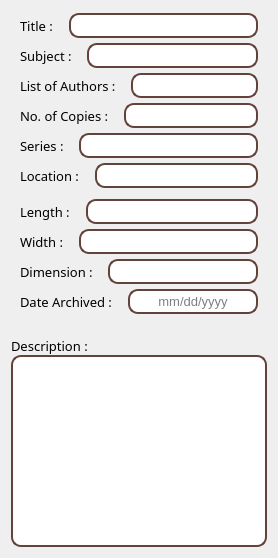
     <widget class="QWidget" name="tab_6">
      <attribute name="title">
       <string>Audiobook</string>
      </attribute>
      <layout class="QVBoxLayout" name="verticalLayout_14">
       <item>
        <widget class="QWidget" name="widget_45" native="true">
         <layout class="QVBoxLayout" name="verticalLayout_13">
          <property name="spacing">
           <number>0</number>
          </property>
          <property name="leftMargin">
           <number>0</number>
          </property>
          <property name="topMargin">
           <number>0</number>
          </property>
          <property name="rightMargin">
           <number>0</number>
          </property>
          <property name="bottomMargin">
           <number>0</number>
          </property>
          <item>
           <widget class="QWidget" name="widget_46" native="true">
            <property name="minimumSize">
             <size>
              <width>0</width>
              <height>30</height>
             </size>
            </property>
            <property name="maximumSize">
             <size>
              <width>16777215</width>
              <height>30</height>
             </size>
            </property>
            <property name="baseSize">
             <size>
              <width>0</width>
              <height>0</height>
             </size>
            </property>
            <layout class="QHBoxLayout" name="horizontalLayout_34">
             <property name="spacing">
              <number>12</number>
             </property>
             <property name="topMargin">
              <number>0</number>
             </property>
             <property name="bottomMargin">
              <number>0</number>
             </property>
             <item>
              <widget class="QLabel" name="label_29">
               <property name="font">
                <font>
                 <family>Segoe UI Semibold</family>
                 <pointsize>10</pointsize>
                </font>
               </property>
               <property name="text">
                <string>Title : </string>
               </property>
              </widget>
             </item>
             <item>
              <widget class="QLineEdit" name="audiobook_title">
               <property name="minimumSize">
                <size>
                 <width>0</width>
                 <height>25</height>
                </size>
               </property>
               <property name="maximumSize">
                <size>
                 <width>16777215</width>
                 <height>25</height>
                </size>
               </property>
               <property name="font">
                <font>
                 <family>Segoe UI</family>
                 <pointsize>10</pointsize>
                 <weight>50</weight>
                 <bold>false</bold>
                </font>
               </property>
               <property name="styleSheet">
                <string notr="true">background-color: rgb(255, 255, 255);
border : 2 solid rgb(99, 66, 60);
border-radius : 10;</string>
               </property>
               <property name="echoMode">
                <enum>QLineEdit::Normal</enum>
               </property>
               <property name="alignment">
                <set>Qt::AlignCenter</set>
               </property>
               <property name="placeholderText">
                <string/>
               </property>
              </widget>
             </item>
            </layout>
           </widget>
          </item>
          <item>
           <widget class="QWidget" name="widget_47" native="true">
            <property name="minimumSize">
             <size>
              <width>0</width>
              <height>30</height>
             </size>
            </property>
            <property name="maximumSize">
             <size>
              <width>16777215</width>
              <height>30</height>
             </size>
            </property>
            <property name="baseSize">
             <size>
              <width>0</width>
              <height>0</height>
             </size>
            </property>
            <layout class="QHBoxLayout" name="horizontalLayout_35">
             <property name="spacing">
              <number>12</number>
             </property>
             <property name="topMargin">
              <number>0</number>
             </property>
             <property name="bottomMargin">
              <number>0</number>
             </property>
             <item>
              <widget class="QLabel" name="label_30">
               <property name="font">
                <font>
                 <family>Segoe UI Semibold</family>
                 <pointsize>10</pointsize>
                </font>
               </property>
               <property name="text">
                <string>Subject : </string>
               </property>
              </widget>
             </item>
             <item>
              <widget class="QLineEdit" name="audiobook_subject">
               <property name="minimumSize">
                <size>
                 <width>0</width>
                 <height>25</height>
                </size>
               </property>
               <property name="maximumSize">
                <size>
                 <width>16777215</width>
                 <height>25</height>
                </size>
               </property>
               <property name="font">
                <font>
                 <family>Segoe UI</family>
                 <pointsize>10</pointsize>
                 <weight>50</weight>
                 <bold>false</bold>
                </font>
               </property>
               <property name="styleSheet">
                <string notr="true">background-color: rgb(255, 255, 255);
border : 2 solid rgb(99, 66, 60);
border-radius : 10;</string>
               </property>
               <property name="echoMode">
                <enum>QLineEdit::Normal</enum>
               </property>
               <property name="alignment">
                <set>Qt::AlignCenter</set>
               </property>
               <property name="placeholderText">
                <string/>
               </property>
              </widget>
             </item>
            </layout>
           </widget>
          </item>
          <item>
           <widget class="QWidget" name="widget_49" native="true">
            <property name="minimumSize">
             <size>
              <width>0</width>
              <height>30</height>
             </size>
            </property>
            <property name="maximumSize">
             <size>
              <width>16777215</width>
              <height>30</height>
             </size>
            </property>
            <property name="baseSize">
             <size>
              <width>0</width>
              <height>0</height>
             </size>
            </property>
            <layout class="QHBoxLayout" name="horizontalLayout_37">
             <property name="spacing">
              <number>12</number>
             </property>
             <property name="topMargin">
              <number>0</number>
             </property>
             <property name="bottomMargin">
              <number>0</number>
             </property>
             <item>
              <widget class="QLabel" name="label_51">
               <property name="font">
                <font>
                 <family>Segoe UI Semibold</family>
                 <pointsize>10</pointsize>
                </font>
               </property>
               <property name="text">
                <string>List of Authors : </string>
               </property>
              </widget>
             </item>
             <item>
              <widget class="QLineEdit" name="audiobook_author_list">
               <property name="minimumSize">
                <size>
                 <width>0</width>
                 <height>25</height>
                </size>
               </property>
               <property name="maximumSize">
                <size>
                 <width>16777215</width>
                 <height>25</height>
                </size>
               </property>
               <property name="font">
                <font>
                 <family>Segoe UI</family>
                 <pointsize>10</pointsize>
                 <weight>50</weight>
                 <bold>false</bold>
                </font>
               </property>
               <property name="styleSheet">
                <string notr="true">background-color: rgb(255, 255, 255);
border : 2 solid rgb(99, 66, 60);
border-radius : 10;</string>
               </property>
               <property name="echoMode">
                <enum>QLineEdit::Normal</enum>
               </property>
               <property name="alignment">
                <set>Qt::AlignCenter</set>
               </property>
               <property name="placeholderText">
                <string/>
               </property>
              </widget>
             </item>
            </layout>
           </widget>
          </item>
          <item>
           <widget class="QWidget" name="widget_50" native="true">
            <property name="minimumSize">
             <size>
              <width>0</width>
              <height>30</height>
             </size>
            </property>
            <property name="maximumSize">
             <size>
              <width>16777215</width>
              <height>30</height>
             </size>
            </property>
            <property name="baseSize">
             <size>
              <width>0</width>
              <height>0</height>
             </size>
            </property>
            <layout class="QHBoxLayout" name="horizontalLayout_38">
             <property name="spacing">
              <number>12</number>
             </property>
             <property name="topMargin">
              <number>0</number>
             </property>
             <property name="bottomMargin">
              <number>0</number>
             </property>
             <item>
              <widget class="QLabel" name="label_52">
               <property name="font">
                <font>
                 <family>Segoe UI Semibold</family>
                 <pointsize>10</pointsize>
                </font>
               </property>
               <property name="text">
                <string>No. of Copies : </string>
               </property>
              </widget>
             </item>
             <item>
              <widget class="QLineEdit" name="audiobook_number_of_copies">
               <property name="minimumSize">
                <size>
                 <width>0</width>
                 <height>25</height>
                </size>
               </property>
               <property name="maximumSize">
                <size>
                 <width>16777215</width>
                 <height>25</height>
                </size>
               </property>
               <property name="font">
                <font>
                 <family>Segoe UI</family>
                 <pointsize>10</pointsize>
                 <weight>50</weight>
                 <bold>false</bold>
                </font>
               </property>
               <property name="styleSheet">
                <string notr="true">background-color: rgb(255, 255, 255);
border : 2 solid rgb(99, 66, 60);
border-radius : 10;</string>
               </property>
               <property name="echoMode">
                <enum>QLineEdit::Normal</enum>
               </property>
               <property name="alignment">
                <set>Qt::AlignCenter</set>
               </property>
               <property name="placeholderText">
                <string/>
               </property>
              </widget>
             </item>
            </layout>
           </widget>
          </item>
          <item>
           <widget class="QWidget" name="widget_51" native="true">
            <property name="minimumSize">
             <size>
              <width>0</width>
              <height>30</height>
             </size>
            </property>
            <property name="maximumSize">
             <size>
              <width>16777215</width>
              <height>30</height>
             </size>
            </property>
            <property name="baseSize">
             <size>
              <width>0</width>
              <height>0</height>
             </size>
            </property>
            <layout class="QHBoxLayout" name="horizontalLayout_39">
             <property name="spacing">
              <number>12</number>
             </property>
             <property name="topMargin">
              <number>0</number>
             </property>
             <property name="bottomMargin">
              <number>0</number>
             </property>
             <item>
              <widget class="QLabel" name="label_66">
               <property name="font">
                <font>
                 <family>Segoe UI Semibold</family>
                 <pointsize>10</pointsize>
                </font>
               </property>
               <property name="text">
                <string>Series : </string>
               </property>
              </widget>
             </item>
             <item>
              <widget class="QLineEdit" name="audiobook_series">
               <property name="minimumSize">
                <size>
                 <width>0</width>
                 <height>25</height>
                </size>
               </property>
               <property name="maximumSize">
                <size>
                 <width>16777215</width>
                 <height>25</height>
                </size>
               </property>
               <property name="font">
                <font>
                 <family>Segoe UI</family>
                 <pointsize>10</pointsize>
                 <weight>50</weight>
                 <bold>false</bold>
                </font>
               </property>
               <property name="styleSheet">
                <string notr="true">background-color: rgb(255, 255, 255);
border : 2 solid rgb(99, 66, 60);
border-radius : 10;</string>
               </property>
               <property name="echoMode">
                <enum>QLineEdit::Normal</enum>
               </property>
               <property name="alignment">
                <set>Qt::AlignCenter</set>
               </property>
               <property name="placeholderText">
                <string/>
               </property>
              </widget>
             </item>
            </layout>
           </widget>
          </item>
          <item>
           <widget class="QWidget" name="widget_52" native="true">
            <property name="minimumSize">
             <size>
              <width>0</width>
              <height>30</height>
             </size>
            </property>
            <property name="maximumSize">
             <size>
              <width>16777215</width>
              <height>30</height>
             </size>
            </property>
            <property name="baseSize">
             <size>
              <width>0</width>
              <height>0</height>
             </size>
            </property>
            <layout class="QHBoxLayout" name="horizontalLayout_40">
             <property name="spacing">
              <number>12</number>
             </property>
             <property name="topMargin">
              <number>0</number>
             </property>
             <property name="bottomMargin">
              <number>0</number>
             </property>
             <item>
              <widget class="QLabel" name="label_67">
               <property name="font">
                <font>
                 <family>Segoe UI Semibold</family>
                 <pointsize>10</pointsize>
                </font>
               </property>
               <property name="text">
                <string>Location : </string>
               </property>
              </widget>
             </item>
             <item>
              <widget class="QLineEdit" name="audiobook_location">
               <property name="minimumSize">
                <size>
                 <width>0</width>
                 <height>25</height>
                </size>
               </property>
               <property name="maximumSize">
                <size>
                 <width>16777215</width>
                 <height>25</height>
                </size>
               </property>
               <property name="font">
                <font>
                 <family>Segoe UI</family>
                 <pointsize>10</pointsize>
                 <weight>50</weight>
                 <bold>false</bold>
                </font>
               </property>
               <property name="styleSheet">
                <string notr="true">background-color: rgb(255, 255, 255);
border : 2 solid rgb(99, 66, 60);
border-radius : 10;</string>
               </property>
               <property name="echoMode">
                <enum>QLineEdit::Normal</enum>
               </property>
               <property name="alignment">
                <set>Qt::AlignCenter</set>
               </property>
               <property name="placeholderText">
                <string/>
               </property>
              </widget>
             </item>
            </layout>
           </widget>
          </item>
         </layout>
        </widget>
       </item>
       <item>
        <widget class="QWidget" name="widget_36" native="true">
         <layout class="QVBoxLayout" name="verticalLayout_12">
          <property name="spacing">
           <number>0</number>
          </property>
          <property name="leftMargin">
           <number>0</number>
          </property>
          <property name="topMargin">
           <number>0</number>
          </property>
          <property name="rightMargin">
           <number>0</number>
          </property>
          <property name="bottomMargin">
           <number>0</number>
          </property>
          <item>
           <widget class="QWidget" name="widget_41" native="true">
            <property name="minimumSize">
             <size>
              <width>0</width>
              <height>30</height>
             </size>
            </property>
            <property name="maximumSize">
             <size>
              <width>16777215</width>
              <height>30</height>
             </size>
            </property>
            <property name="baseSize">
             <size>
              <width>0</width>
              <height>0</height>
             </size>
            </property>
            <layout class="QHBoxLayout" name="horizontalLayout_27">
             <property name="spacing">
              <number>12</number>
             </property>
             <property name="topMargin">
              <number>0</number>
             </property>
             <property name="bottomMargin">
              <number>0</number>
             </property>
             <item>
              <widget class="QLabel" name="label_63">
               <property name="font">
                <font>
                 <family>Segoe UI Semibold</family>
                 <pointsize>10</pointsize>
                </font>
               </property>
               <property name="text">
                <string>Length : </string>
               </property>
              </widget>
             </item>
             <item>
              <widget class="QLineEdit" name="audiobook_length">
               <property name="minimumSize">
                <size>
                 <width>0</width>
                 <height>25</height>
                </size>
               </property>
               <property name="maximumSize">
                <size>
                 <width>16777215</width>
                 <height>25</height>
                </size>
               </property>
               <property name="font">
                <font>
                 <family>Segoe UI</family>
                 <pointsize>10</pointsize>
                 <weight>50</weight>
                 <bold>false</bold>
                </font>
               </property>
               <property name="styleSheet">
                <string notr="true">background-color: rgb(255, 255, 255);
border : 2 solid rgb(99, 66, 60);
border-radius : 10;</string>
               </property>
               <property name="echoMode">
                <enum>QLineEdit::Normal</enum>
               </property>
               <property name="alignment">
                <set>Qt::AlignCenter</set>
               </property>
               <property name="placeholderText">
                <string/>
               </property>
              </widget>
             </item>
            </layout>
           </widget>
          </item>
          <item>
           <widget class="QWidget" name="widget_42" native="true">
            <property name="minimumSize">
             <size>
              <width>0</width>
              <height>30</height>
             </size>
            </property>
            <property name="maximumSize">
             <size>
              <width>16777215</width>
              <height>30</height>
             </size>
            </property>
            <property name="baseSize">
             <size>
              <width>0</width>
              <height>0</height>
             </size>
            </property>
            <layout class="QHBoxLayout" name="horizontalLayout_32">
             <property name="spacing">
              <number>12</number>
             </property>
             <property name="topMargin">
              <number>0</number>
             </property>
             <property name="bottomMargin">
              <number>0</number>
             </property>
             <item>
              <widget class="QLabel" name="label_64">
               <property name="font">
                <font>
                 <family>Segoe UI Semibold</family>
                 <pointsize>10</pointsize>
                </font>
               </property>
               <property name="text">
                <string>Width : </string>
               </property>
              </widget>
             </item>
             <item>
              <widget class="QLineEdit" name="audiobook_width">
               <property name="minimumSize">
                <size>
                 <width>0</width>
                 <height>25</height>
                </size>
               </property>
               <property name="maximumSize">
                <size>
                 <width>16777215</width>
                 <height>25</height>
                </size>
               </property>
               <property name="font">
                <font>
                 <family>Segoe UI</family>
                 <pointsize>10</pointsize>
                 <weight>50</weight>
                 <bold>false</bold>
                </font>
               </property>
               <property name="styleSheet">
                <string notr="true">background-color: rgb(255, 255, 255);
border : 2 solid rgb(99, 66, 60);
border-radius : 10;</string>
               </property>
               <property name="echoMode">
                <enum>QLineEdit::Normal</enum>
               </property>
               <property name="alignment">
                <set>Qt::AlignCenter</set>
               </property>
               <property name="placeholderText">
                <string/>
               </property>
              </widget>
             </item>
            </layout>
           </widget>
          </item>
          <item>
           <widget class="QWidget" name="widget_43" native="true">
            <property name="minimumSize">
             <size>
              <width>0</width>
              <height>30</height>
             </size>
            </property>
            <property name="maximumSize">
             <size>
              <width>16777215</width>
              <height>30</height>
             </size>
            </property>
            <property name="baseSize">
             <size>
              <width>0</width>
              <height>0</height>
             </size>
            </property>
            <layout class="QHBoxLayout" name="horizontalLayout_33">
             <property name="spacing">
              <number>12</number>
             </property>
             <property name="topMargin">
              <number>0</number>
             </property>
             <property name="bottomMargin">
              <number>0</number>
             </property>
             <item>
              <widget class="QLabel" name="label_65">
               <property name="font">
                <font>
                 <family>Segoe UI Semibold</family>
                 <pointsize>10</pointsize>
                </font>
               </property>
               <property name="text">
                <string>Dimension : </string>
               </property>
              </widget>
             </item>
             <item>
              <widget class="QLineEdit" name="audiobook_dimension">
               <property name="minimumSize">
                <size>
                 <width>0</width>
                 <height>25</height>
                </size>
               </property>
               <property name="maximumSize">
                <size>
                 <width>16777215</width>
                 <height>25</height>
                </size>
               </property>
               <property name="font">
                <font>
                 <family>Segoe UI</family>
                 <pointsize>10</pointsize>
                 <weight>50</weight>
                 <bold>false</bold>
                </font>
               </property>
               <property name="styleSheet">
                <string notr="true">background-color: rgb(255, 255, 255);
border : 2 solid rgb(99, 66, 60);
border-radius : 10;</string>
               </property>
               <property name="echoMode">
                <enum>QLineEdit::Normal</enum>
               </property>
               <property name="alignment">
                <set>Qt::AlignCenter</set>
               </property>
               <property name="placeholderText">
                <string/>
               </property>
              </widget>
             </item>
            </layout>
           </widget>
          </item>
          <item>
           <widget class="QWidget" name="widget_48" native="true">
            <property name="minimumSize">
             <size>
              <width>0</width>
              <height>30</height>
             </size>
            </property>
            <property name="maximumSize">
             <size>
              <width>16777215</width>
              <height>30</height>
             </size>
            </property>
            <property name="baseSize">
             <size>
              <width>0</width>
              <height>0</height>
             </size>
            </property>
            <layout class="QHBoxLayout" name="horizontalLayout_36">
             <property name="spacing">
              <number>12</number>
             </property>
             <property name="topMargin">
              <number>0</number>
             </property>
             <property name="bottomMargin">
              <number>0</number>
             </property>
             <item>
              <widget class="QLabel" name="asdf">
               <property name="font">
                <font>
                 <family>Segoe UI Semibold</family>
                 <pointsize>10</pointsize>
                </font>
               </property>
               <property name="text">
                <string>Date Archived : </string>
               </property>
              </widget>
             </item>
             <item>
              <widget class="QLineEdit" name="audiobook_date_archived">
               <property name="minimumSize">
                <size>
                 <width>0</width>
                 <height>25</height>
                </size>
               </property>
               <property name="maximumSize">
                <size>
                 <width>16777215</width>
                 <height>25</height>
                </size>
               </property>
               <property name="font">
                <font>
                 <family>Segoe UI</family>
                 <pointsize>10</pointsize>
                 <weight>50</weight>
                 <bold>false</bold>
                </font>
               </property>
               <property name="styleSheet">
                <string notr="true">background-color: rgb(255, 255, 255);
border : 2 solid rgb(99, 66, 60);
border-radius : 10;</string>
               </property>
               <property name="echoMode">
                <enum>QLineEdit::Normal</enum>
               </property>
               <property name="alignment">
                <set>Qt::AlignCenter</set>
               </property>
               <property name="placeholderText">
                <string>mm/dd/yyyy</string>
               </property>
              </widget>
             </item>
            </layout>
           </widget>
          </item>
          <item>
           <widget class="QWidget" name="widget_44" native="true">
            <property name="minimumSize">
             <size>
              <width>0</width>
              <height>20</height>
             </size>
            </property>
           </widget>
          </item>
          <item>
           <widget class="QLabel" name="label_26">
            <property name="font">
             <font>
              <family>Segoe UI Semibold</family>
              <pointsize>10</pointsize>
             </font>
            </property>
            <property name="text">
             <string>Description : </string>
            </property>
           </widget>
          </item>
          <item>
           <widget class="QPlainTextEdit" name="audiobook_description">
            <property name="styleSheet">
             <string notr="true">background-color: rgb(255, 255, 255);
font: 25 10pt &quot;Segoe UI Light&quot;;
border : 2 solid rgb(99, 66, 60);
border-radius : 10;</string>
            </property>
           </widget>
          </item>
         </layout>
        </widget>
       </item>
      </layout>
     </widget>
